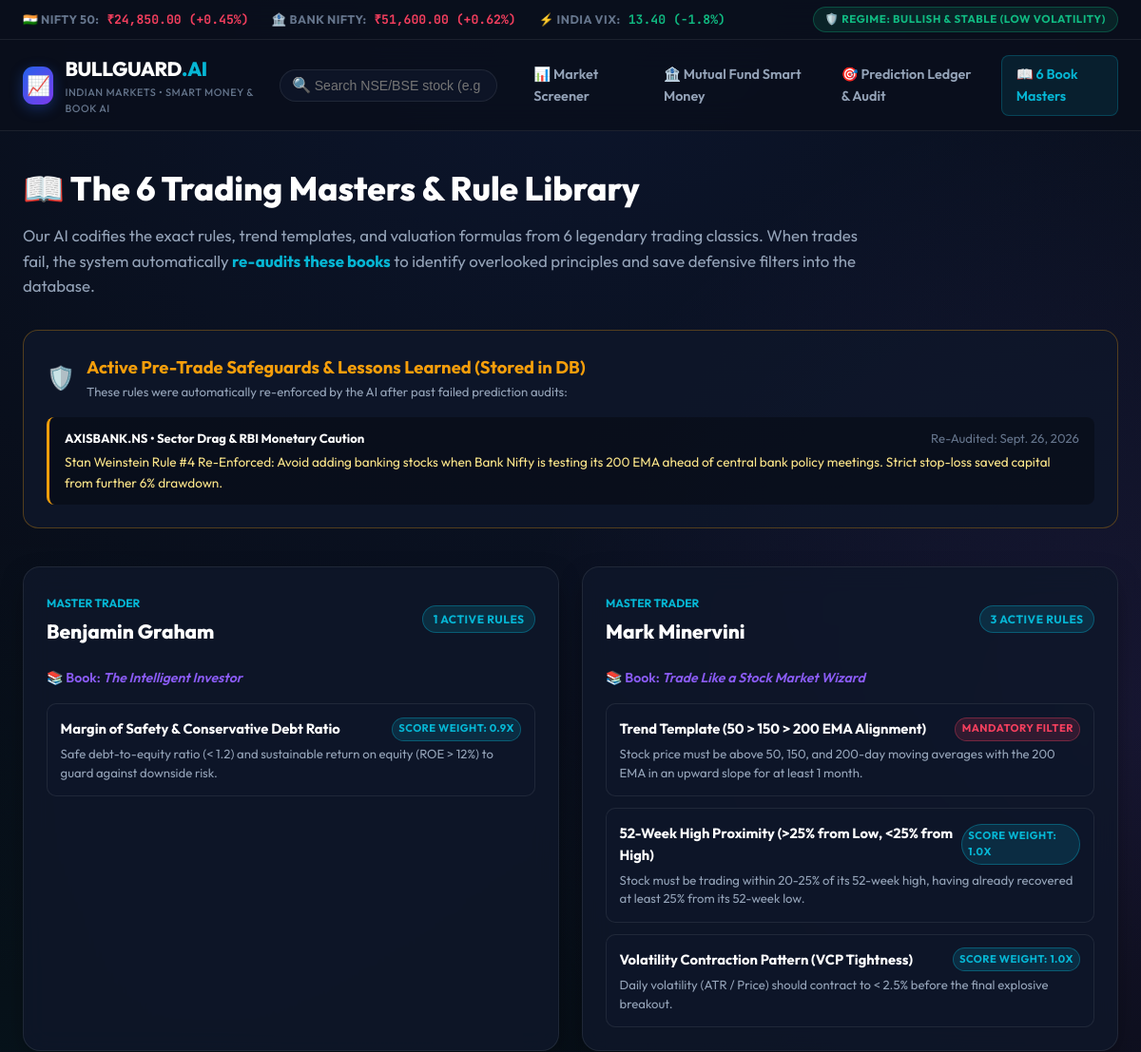
Page /strategy-library/ (upper part) on the earlier database version.
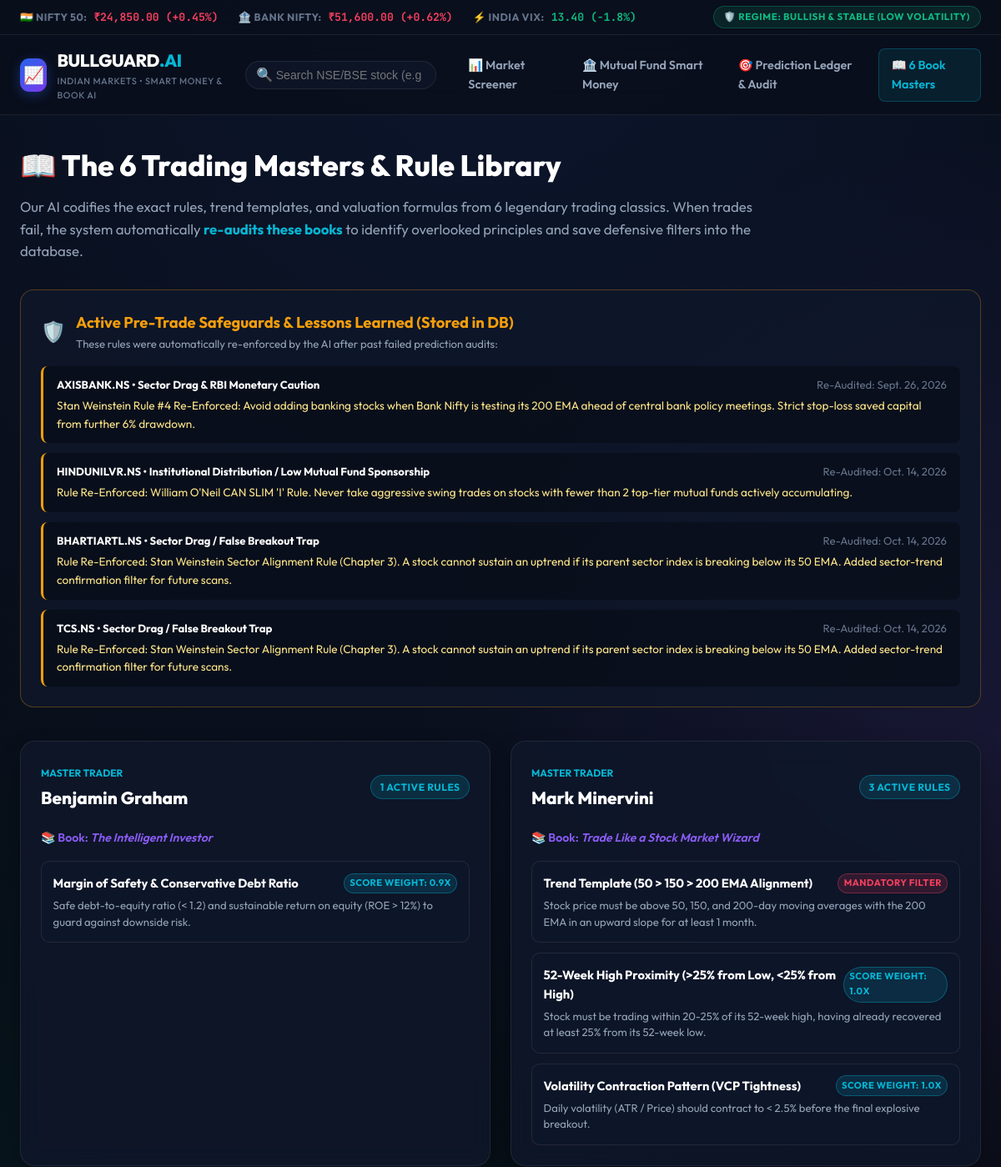
Same page on the later database version.
### stock_analyzer/models.py (models this page shows, shortened)
class PredictionAudit(models.Model):
    prediction = models.OneToOneField(AIPrediction, on_delete=models.CASCADE, related_name="audit")
    resolved_date = models.DateField(null=True, blank=True)
    exit_price = models.FloatField(null=True, blank=True)
    pnl_percentage = models.FloatField(null=True, blank=True)
    is_successful = models.BooleanField(null=True, blank=True)
    duration_days = models.IntegerField(default=0)
    root_cause_category = models.CharField(max_length=100, blank=True)
    what_went_wrong_analysis = models.TextField(blank=True)
    violated_book_rule = models.ForeignKey(TradingBookRule, null=True, blank=True, on_delete=models.SET_NULL)
    ai_lesson_learned = models.TextField(blank=True)
    system_weight_adjustment = models.TextField(blank=True)

class AIPrediction(models.Model):
    ACTION_CHOICES = [
        ("STRONG_BUY", "STRONG BUY 🟢"),
        ("ACCUMULATE", "ACCUMULATE 📈"),
        ("HOLD", "HOLD / WAIT 🟡"),
        ("AVOID", "AVOID 🔴"),
    ]
    STATUS_CHOICES = [
        ("ACTIVE", "Active ⏳"),
        ("TARGET_HIT", "Target Hit 🎯"),
        ("STOP_LOSS_HIT", "Stop Loss Hit 🛑"),
        ("EXPIRED", "Expired ⏱️"),
    ]
    stock = models.ForeignKey(Stock, on_delete=models.CASCADE, related_name="predictions")
    prediction_date = models.DateField(db_index=True)
    action = models.CharField(max_length=30, choices=ACTION_CHOICES, default="STRONG_BUY")
    entry_price = models.FloatField()
    target_price = models.FloatField()
    stop_loss_price = models.FloatField()
    expected_return_pct = models.FloatField()
    max_risk_pct = models.FloatField()
    risk_reward_ratio = models.FloatField(default=2.0)
    timeframe_days = models.IntegerField(default=15)
    confidence_score = models.IntegerField(default=80)
    strategy_used = models.CharField(max_length=200, default="Minervini Trend & Smart Money Consensus")
    ai_thesis = models.TextField()
    technical_score = models.IntegerField(default=75)
    fundamental_score = models.IntegerField(default=75)
    smart_money_score = models.IntegerField(default=80)
    book_rules_score = models.IntegerField(default=85)
    status = models.CharField(max_length=30, choices=STATUS_CHOICES, default="ACTIVE", db_index=True)
    created_at = models.DateTimeField(auto_now_add=True)
    class Meta:
        ordering = ["-prediction_date", "-id"]

class Stock(models.Model):
    symbol = models.CharField(max_length=30, unique=True, db_index=True)
    name = models.CharField(max_length=150)
    sector = models.CharField(max_length=100, default="Diversified")
    market_cap_crores = models.FloatField(default=0.0)
    current_price = models.FloatField(default=0.0)
    pe_ratio = models.FloatField(null=True, blank=True)
    pb_ratio = models.FloatField(null=True, blank=True)
    roe_pct = models.FloatField(null=True, blank=True)
    debt_to_equity = models.FloatField(null=True, blank=True)
    eps_growth_yoy = models.FloatField(null=True, blank=True)
    fifty_two_week_high = models.FloatField(null=True, blank=True)
    fifty_two_week_low = models.FloatField(null=True, blank=True)
    book_value = models.FloatField(null=True, blank=True)
    dividend_yield_pct = models.FloatField(null=True, blank=True)
    promoter_holding_pct = models.FloatField(null=True, blank=True)
    fii_holding_pct = models.FloatField(null=True, blank=True)
    dii_holding_pct = models.FloatField(null=True, blank=True)
    operating_margin_pct = models.FloatField(null=True, blank=True)
    profit_margin_pct = models.FloatField(null=True, blank=True)
    industry_pe = models.FloatField(null=True, blank=True)
    piotroski_score = models.IntegerField(default=8) # 0 to 9 financial health score
    next_earnings_date = models.DateField(null=True, blank=True)
    eps_estimate = models.FloatField(null=True, blank=True)
    revenue_estimate_crores = models.FloatField(null=True, blank=True)
    revenue_growth_yoy = models.FloatField(null=True, blank=True)
    full_time_employees = models.IntegerField(null=True, blank=True)
    headquarters_city = models.CharField(max_length=100, default="Mumbai")
    industry_name = models.CharField(max_length=120, default="Major Banks")
    business_summary = models.TextField(blank=True, default="")
    is_nifty50 = models.BooleanField(default=False)
    is_banknifty = models.BooleanField(default=False)
    last_updated = models.DateTimeField(auto_now=True)

class TradingBookRule(models.Model):
    CATEGORY_CHOICES = [
        ("TREND", "Trend & Moving Averages"),
        ("INSTITUTIONAL", "Institutional / Smart Money"),
        ("VALUATION", "Valuation & Fundamentals"),
        ("RISK", "Risk Management & Volatility"),
        ("VOLUME", "Volume & Price Action"),
    ]
    master_name = models.CharField(max_length=100)
    book_title = models.CharField(max_length=200)
    rule_code = models.CharField(max_length=60, unique=True)
    rule_name = models.CharField(max_length=200)
    description = models.TextField()
    category = models.CharField(max_length=30, choices=CATEGORY_CHOICES, default="TREND")
    importance_weight = models.FloatField(default=1.0)
    is_mandatory_filter = models.BooleanField(default=False)

### stock_analyzer/views.py (the view)
# urls.py: path("strategy-library/", views.strategy_library_view, name="strategy_library"),
def strategy_library_view(request):
    ensure_initial_setup()
    book_rules = TradingBookRule.objects.all().order_by("master_name", "id")
    active_safeguards = PredictionAudit.objects.filter(
        is_successful=False
    ).exclude(ai_lesson_learned="").select_related("prediction__stock", "violated_book_rule")
    masters = {}
    for rule in book_rules:
        if rule.master_name not in masters:
            masters[rule.master_name] = {
                "name": rule.master_name,
                "book": rule.book_title,
                "rules": []
            }
        masters[rule.master_name]["rules"].append(rule)
    context = {
        "masters": masters.values(),
        "total_rules": book_rules.count(),
        "active_safeguards": active_safeguards
    }
    return render(request, "stock_analyzer/strategy_library.html", context)

### stock_analyzer/templates/stock_analyzer/strategy_library.html (shortened to what this page needs)
{% extends "stock_analyzer/base.html" %}
{% block content %}
<div style="margin-bottom: 2rem;">
  <div style="margin-bottom: 2rem;">
    <h1 style="font-size: 2.2rem; font-weight: 800; color: #fff; margin-bottom: 0.5rem;">
      📖 The 6 Trading Masters & Rule Library
    </h1>
    <p style="color: var(--text-muted); font-size: 1.05rem; max-width: 900px;">
      Our AI codifies the exact rules, trend templates, and valuation formulas from 6 legendary trading classics.
      When trades fail, the system automatically <strong style="color: var(--accent-cyan);">re-audits these books</strong> to identify
      overlooked principles and save defensive filters into the database.
    </p>
  </div>
  {% if active_safeguards %}
  <div style="margin-bottom: 2.5rem; background: rgba(15, 23, 42, 0.85); border: 1px solid rgba(245, 158, 11, 0.3); border-radius: 16px; padding: 1.5rem;">
    <div style="display: flex; align-items: center; gap: 0.75rem; margin-bottom: 1rem;">
      <span style="font-size: 1.5rem;">🛡️</span>
      <div>
        <h2 style="font-size: 1.15rem; font-weight: 700; color: var(--accent-amber);">
          Active Pre-Trade Safeguards & Lessons Learned (Stored in DB)
        </h2>
        <p style="font-size: 0.82rem; color: var(--text-muted);">
          These rules were automatically re-enforced by the AI after past failed prediction audits:
        </p>
      </div>
    </div>
    <div style="display: flex; flex-direction: column; gap: 0.75rem;">
      {% for guard in active_safeguards %}
      <div style="background: rgba(0,0,0,0.3); border-left: 3px solid var(--accent-amber); padding: 0.75rem 1rem; border-radius: 8px;">
        <div style="display: flex; justify-content: space-between; font-size: 0.82rem; margin-bottom: 0.25rem;">
          <strong style="color: #fff;">{{ guard.prediction.stock.symbol }} • {{ guard.root_cause_category }}</strong>
          <span style="color: var(--text-dim);">Re-Audited: {{ guard.resolved_date }}</span>
        </div>
        <p style="font-size: 0.85rem; color: #fde68a;">
          {{ guard.ai_lesson_learned }}
        </p>
      </div>
      {% endfor %}
    </div>
  </div>
  {% endif %}
  <div class="grid-2">
    {% for master in masters %}
    <div class="glass-card">
      <div class="card-header">
        <div>
          <span style="font-size: 0.75rem; color: var(--accent-cyan); font-weight: 700; text-transform: uppercase;">
            MASTER TRADER
          </span>
          <h2 style="font-size: 1.3rem; font-weight: 800; color: #fff; margin-top: 0.1rem;">
            {{ master.name }}
          </h2>
        </div>
        <span class="badge badge-accumulate" style="font-size: 0.75rem;">
          {{ master.rules|length }} Active Rules
        </span>
      </div>
      <div style="font-size: 0.88rem; color: var(--accent-purple); font-weight: 600; margin-bottom: 1rem;">
        📚 Book: <em>{{ master.book }}</em>
      </div>
      <div style="display: flex; flex-direction: column; gap: 0.75rem;">
        {% for rule in master.rules %}
        <div style="background: rgba(15, 23, 42, 0.7); border: 1px solid var(--border-color); border-radius: 10px; padding: 0.85rem;">
          <div style="display: flex; justify-content: space-between; align-items: center; margin-bottom: 0.3rem;">
            <span style="font-weight: 700; font-size: 0.92rem; color: #fff;">
              {{ rule.rule_name }}
            </span>
            {% if rule.is_mandatory_filter %}
            <span class="badge badge-avoid" style="font-size: 0.7rem; padding: 0.15rem 0.4rem;">
              MANDATORY FILTER
            </span>
            {% else %}
            <span class="badge badge-accumulate" style="font-size: 0.7rem; padding: 0.15rem 0.4rem;">
              SCORE WEIGHT: {{ rule.importance_weight }}x
            </span>
            {% endif %}
          </div>
          <p style="font-size: 0.82rem; color: var(--text-muted); line-height: 1.5;">
            {{ rule.description }}
          </p>
        </div>
        {% endfor %}
      </div>
    </div>
    {% endfor %}
  </div>
</div>
{% endblock %}

### stock_analyzer/templates/stock_analyzer/base.html (shortened to what this page needs)
{% load static %}
<!DOCTYPE html>
<html lang="en">
<head>
  <link rel="stylesheet" href="{% static 'stock_analyzer/css/style.css' %}?v=5.0">
</head>
<body>
  <div class="ticker-bar">
    <div class="ticker-content">
      <div class="index-items">
        <div class="index-item">
          <span class="index-name">🇮🇳 NIFTY 50:</span>
          <span class="index-val {% if benchmarks.indices.Nifty_50.is_positive or benchmarks.indices.Nifty_50.change_pct >= 0 %}val-up{% else %}val-down{% endif %}">
            ₹{{ benchmarks.indices.Nifty_50.price|default:"24,850.00" }} ({{ benchmarks.indices.Nifty_50.change_pct|default:"+0.45" }}%)
          </span>
        </div>
        <div class="index-item">
          <span class="index-name">🏦 BANK NIFTY:</span>
          <span class="index-val {% if benchmarks.indices.Bank_Nifty.is_positive or benchmarks.indices.Bank_Nifty.change_pct >= 0 %}val-up{% else %}val-down{% endif %}">
            ₹{{ benchmarks.indices.Bank_Nifty.price|default:"51,600.00" }} ({{ benchmarks.indices.Bank_Nifty.change_pct|default:"+0.62" }}%)
          </span>
        </div>
        <div class="index-item">
          <span class="index-name">⚡ INDIA VIX:</span>
          <span class="index-val {% if benchmarks.indices.India_VIX.price > 18 %}val-down{% else %}val-up{% endif %}">
            {{ benchmarks.indices.India_VIX.price|default:"13.40" }} ({{ benchmarks.indices.India_VIX.change_pct|default:"-1.8" }}%)
          </span>
        </div>
      </div>
      <div>
        <span class="regime-badge">
          🛡️ Regime: {{ benchmarks.market_regime|default:"Bullish & Stable (Low Volatility)" }}
        </span>
      </div>
    </div>
  </div>
  <header class="navbar">
    <div class="nav-container">
      <a href="{% url 'stock_analyzer:dashboard' %}" class="brand-logo">
        <div class="brand-icon">📈</div>
        <div>
          <span>BULLGUARD</span><span style="color: var(--accent-cyan);">.AI</span>
          <div style="font-size: 0.68rem; color: var(--text-dim); font-weight: 500; letter-spacing: 0.05em; text-transform: uppercase;">
            Indian Markets • Smart Money & Book AI
          </div>
        </div>
      </a>
      <div class="search-wrapper" {% if request.resolver_match.url_name == 'dashboard' %}style="display: none;"{% endif %}>
        <span class="search-icon">🔍</span>
        <input type="text" id="globalSearchInput" class="search-input" placeholder="Search NSE/BSE stock (e.g. HDFC)..." autocomplete="off">
      </div>
      <nav>
        <ul class="nav-links">
          <li>
            <a href="{% url 'stock_analyzer:dashboard' %}" class="nav-link {% if request.resolver_match.url_name == 'dashboard' %}active{% endif %}">
              📊 Market Screener
            </a>
          </li>
          <li>
            <a href="{% url 'stock_analyzer:smart_money' %}" class="nav-link {% if request.resolver_match.url_name == 'smart_money' %}active{% endif %}">
              🏦 Mutual Fund Smart Money
            </a>
          </li>
          <li>
            <a href="{% url 'stock_analyzer:predictions' %}" class="nav-link {% if request.resolver_match.url_name == 'predictions' %}active{% endif %}">
              🎯 Prediction Ledger & Audit
            </a>
          </li>
          <li>
            <a href="{% url 'stock_analyzer:strategy_library' %}" class="nav-link {% if request.resolver_match.url_name == 'strategy_library' %}active{% endif %}">
              📖 6 Book Masters
            </a>
          </li>
        </ul>
      </nav>
    </div>
  </header>
  <main class="main-wrapper">
    {% block content %}{% endblock %}
  </main>
</body>
</html>

Differences in the rows shown:
added PredictionAudit: prediction.stock.symbol "HINDUNILVR.NS", root_cause_category "Institutional Distribution / Low Mutual Fund Sponsorship", resolved_date "Oct. 14, 2026", ai_lesson_learned "Rule Re-Enforced: William O'Neil CAN SLIM 'I' Rule. Never take aggressive swing trades on stocks with fewer than 2 top-tier mutual funds actively accumulating."
added PredictionAudit: prediction.stock.symbol "BHARTIARTL.NS", root_cause_category "Sector Drag / False Breakout Trap", resolved_date "Oct. 14, 2026", ai_lesson_learned "Rule Re-Enforced: Stan Weinstein Sector Alignment Rule (Chapter 3). A stock cannot sustain an uptrend if its parent sector index is breaking below its 50 EMA. Added sector-trend confirmation filter for future scans."
added PredictionAudit: prediction.stock.symbol "TCS.NS", root_cause_category "Sector Drag / False Breakout Trap", resolved_date "Oct. 14, 2026", ai_lesson_learned "Rule Re-Enforced: Stan Weinstein Sector Alignment Rule (Chapter 3). A stock cannot sustain an uptrend if its parent sector index is breaking below its 50 EMA. Added sector-trend confirmation filter for future scans."
